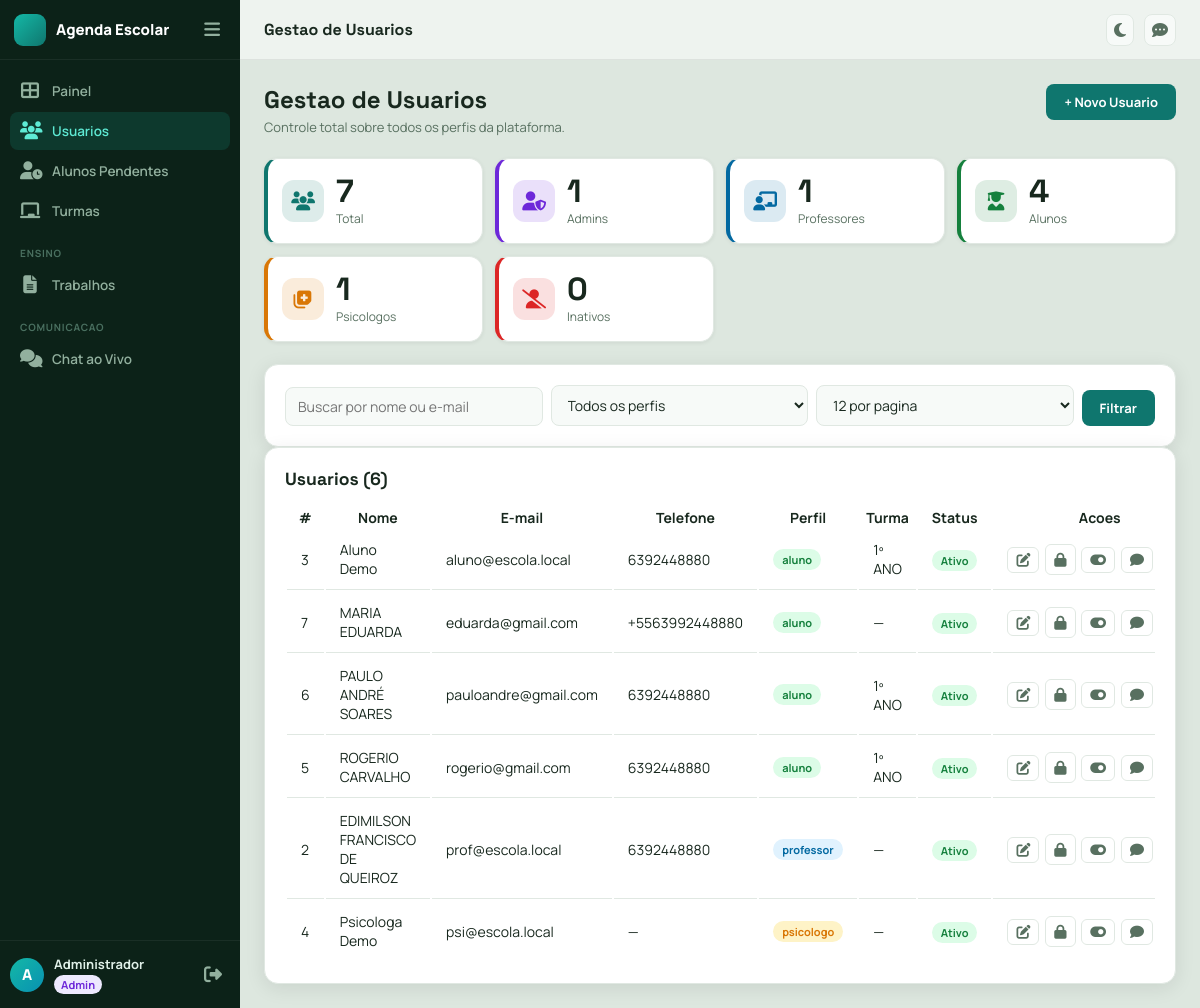
Page /admin/usuarios (signed in) on the committed database.
### app/models.py (models this page shows, shortened)
class TimestampMixin:
    created_at = db.Column(db.DateTime, default=datetime.utcnow, nullable=False)
    updated_at = db.Column(db.DateTime, default=datetime.utcnow, onupdate=datetime.utcnow, nullable=False)

class User(TimestampMixin, UserMixin, db.Model):
    __tablename__ = "users"
    id = db.Column(db.Integer, primary_key=True)
    full_name = db.Column(db.String(120), nullable=False)
    email = db.Column(db.String(120), unique=True, nullable=False, index=True)
    password_hash = db.Column(db.String(255), nullable=False)
    role = db.Column(db.String(20), nullable=False, index=True)
    is_active_user = db.Column(db.Boolean, default=True, nullable=False)
    is_approved = db.Column(db.Boolean, default=True, nullable=False)  # Para alunos auto-registrados
    can_chat = db.Column(db.Boolean, default=True, nullable=False)
    avatar = db.Column(db.String(255), nullable=True)
    crp_number = db.Column(db.String(30), nullable=True)
    phone = db.Column(db.String(20), nullable=False, default="")
    classroom_id = db.Column(db.Integer, db.ForeignKey("classrooms.id"), nullable=True)
    classroom = db.relationship("Classroom", back_populates="students")
    teaching_classrooms = db.relationship(
        "Classroom",
        secondary=teacher_classrooms,
        lazy=True,
        backref="teachers"
    )
    assignments_created = db.relationship("Assignment", back_populates="teacher", lazy=True)
    availabilities = db.relationship(
        "PsychologistAvailability",
        back_populates="psychologist",
        lazy=True,
        cascade="all, delete-orphan",
    )

class Classroom(TimestampMixin, db.Model):
    __tablename__ = "classrooms"
    id = db.Column(db.Integer, primary_key=True)
    name = db.Column(db.String(50), nullable=False)
    number = db.Column(db.String(20), nullable=True)
    school_year = db.Column(db.Integer, nullable=False)
    students = db.relationship("User", back_populates="classroom", lazy=True)
    assignments = db.relationship("Assignment", back_populates="classroom", lazy=True)

### app/core/routes.py (the view)
@core_bp.get("/admin/usuarios")
@login_required
@roles_required("admin")
def admin_users():
    search = request.args.get("q", "").strip()
    role_filter = request.args.get("role", "").strip()
    page, per_page = _read_pagination_params(default_per_page=12, max_per_page=50)
    query = User.query
    if search:
        query = query.filter(
            (User.full_name.ilike(f"%{search}%")) | (User.email.ilike(f"%{search}%"))
        )
    if role_filter and role_filter in VALID_ROLES:
        query = query.filter_by(role=role_filter)
    query = query.filter(User.role != "admin")
    users_pagination = query.order_by(User.role.asc(), User.full_name.asc()).paginate(
        page=page,
        per_page=per_page,
        error_out=False,
    )
    users = users_pagination.items
    classrooms = Classroom.query.order_by(Classroom.name.asc()).all()
    availability_map = {}
    for user in users:
        if user.role != "psicologo":
            continue
        availability_map[user.id] = {
            f"{a.weekday}_{a.period}": {
                "start": a.start_time.strftime("%H:%M"),
                "end": a.end_time.strftime("%H:%M"),
                "active": bool(a.is_active),
            }
            for a in user.availabilities
        }
    stats = {
        "total": User.query.count(),
        "admin": User.query.filter_by(role="admin").count(),
        "professor": User.query.filter_by(role="professor").count(),
        "aluno": User.query.filter_by(role="aluno").count(),
        "psicologo": User.query.filter_by(role="psicologo").count(),
        "inativos": User.query.filter_by(is_active_user=False).count(),
    }
    return render_template(
        "admin/users.html",
        users=users,
        classrooms=classrooms,
        stats=stats,
        search=search,
        role_filter=role_filter,
        users_pagination=users_pagination,
        availability_map=availability_map,
        weekdays=WEEKDAYS,
        periods=PERIODS,
    )

### app/__init__.py (called while the page is built)
@login_manager.user_loader
def load_user(user_id):
    return db.session.get(User, int(user_id))

### app/core/routes.py (called while the page is built)
def _read_pagination_params(default_per_page: int = 12, max_per_page: int = 100):
    page = request.args.get("page", 1, type=int)
    per_page = request.args.get("per_page", default_per_page, type=int)
    if page < 1:
        page = 1
    if per_page < 1:
        per_page = default_per_page
    if per_page > max_per_page:
        per_page = max_per_page
    return page, per_page

### app/security.py (called while the page is built)
def roles_required(*roles):
    def decorator(view_func):
        @wraps(view_func)
        def wrapped(*args, **kwargs):
            if not current_user.is_authenticated:
                abort(401)
            if current_user.role not in roles:
                abort(403)
            return view_func(*args, **kwargs)
        return wrapped
    return decorator

### app/templates/admin/users.html (shortened to what this page needs)
{% extends "base.html" %}
{% from "macros.html" import pagination %}
{% block page_title %}Gestao de Usuarios{% endblock %}
{% block content %}
<div class="reveal">
  <div class="page-header">
    <div>
      <h2>Gestao de Usuarios</h2>
      <p>Controle total sobre todos os perfis da plataforma.</p>
    </div>
    <button class="btn btn-primary" onclick="openModal('modal-novo')">+ Novo Usuario</button>
  </div>
  <div class="stats-grid reveal delay-1">
    <div class="stat-card">
      <div class="stat-icon"><i class="fa-solid fa-users"></i></div>
      <div class="stat-body">
        <span class="stat-value">{{ stats.total }}</span>
        <span class="stat-label">Total</span>
      </div>
    </div>
    <div class="stat-card stat-card--admin">
      <div class="stat-icon"><i class="fa-solid fa-user-shield"></i></div>
      <div class="stat-body">
        <span class="stat-value">{{ stats.admin }}</span>
        <span class="stat-label">Admins</span>
      </div>
    </div>
    <div class="stat-card stat-card--professor">
      <div class="stat-icon"><i class="fa-solid fa-chalkboard-user"></i></div>
      <div class="stat-body">
        <span class="stat-value">{{ stats.professor }}</span>
        <span class="stat-label">Professores</span>
      </div>
    </div>
    <div class="stat-card stat-card--aluno">
      <div class="stat-icon"><i class="fa-solid fa-user-graduate"></i></div>
      <div class="stat-body">
        <span class="stat-value">{{ stats.aluno }}</span>
        <span class="stat-label">Alunos</span>
      </div>
    </div>
    <div class="stat-card stat-card--psicologo">
      <div class="stat-icon"><i class="fa-solid fa-notes-medical"></i></div>
      <div class="stat-body">
        <span class="stat-value">{{ stats.psicologo }}</span>
        <span class="stat-label">Psicologos</span>
      </div>
    </div>
    <div class="stat-card stat-card--inativo">
      <div class="stat-icon"><i class="fa-solid fa-user-slash"></i></div>
      <div class="stat-body">
        <span class="stat-value">{{ stats.inativos }}</span>
        <span class="stat-label">Inativos</span>
      </div>
    </div>
  </div>
  <div class="panel reveal delay-2">
    <form class="admin-filter-form" method="get" action="{{ url_for('core.admin_users') }}">
      <input name="q" value="{{ search }}" placeholder="Buscar por nome ou e-mail">
      <select name="role">
        <option value="">Todos os perfis</option>
      </select>
      <select name="per_page">
        <option value="12" {% if users_pagination and users_pagination.per_page == 12 %}selected{% endif %}>12 por pagina</option>
      </select>
      <button class="btn btn-primary" type="submit">Filtrar</button>
    </form>
  </div>
  <div class="panel reveal delay-2">
    <div class="panel-title-row">
      <h2>Usuarios ({{ users_pagination.total if users_pagination else users|length }})</h2>
    </div>
    <div class="table-scroll">
      <table class="admin-table">
        <thead>
          <tr>
            <th>#</th>
            <th>Nome</th>
            <th>E-mail</th>
            <th>Telefone</th>
            <th>Perfil</th>
            <th>Turma</th>
            <th>Status</th>
            <th>Acoes</th>
          </tr>
        </thead>
        <tbody>
          {% for u in users %}
          <tr class="{{ 'row-inactive' if not u.is_active_user }}">
            <td>{{ u.id }}</td>
            <td>{{ u.full_name }}</td>
            <td>{{ u.email }}</td>
            <td>{{ u.phone or '—' }}</td>
            <td><span class="badge-role badge-{{ u.role }}">{{ u.role }}</span></td>
            <td>{{ u.classroom.name if u.classroom else '—' }}</td>
            <td>
              <span class="badge-status {{ 'badge-active' if u.is_active_user else 'badge-inactive' }}">
                {{ 'Ativo' if u.is_active_user else 'Inativo' }}
              </span>
            </td>
            <td class="action-cell">
              <button class="btn-icon edit-btn" title="Editar" data-user-id="{{ u.id }}" data-user-name="{{ u.full_name|e }}" data-user-email="{{ u.email|e }}" data-user-role="{{ u.role }}" data-user-classroom="{{ u.classroom_id or '' }}" data-user-teaching='{{ u.teaching_classrooms|map(attribute="id")|list|tojson }}' data-user-availability='{{ availability_map.get(u.id, {})|tojson }}' data-user-crp="{{ u.crp_number or '' }}" data-user-phone="{{ u.phone or '' }}" style="display:inline-flex;align-items:center;justify-content:center"><i class="fa-solid fa-pen-to-square"></i></button>
              <button class="btn-icon" title="Redefinir senha" onclick="openResetPwd({{ u.id }}, '{{ u.full_name|e }}')"><i class="fa-solid fa-lock"></i></button>
              <button class="btn-icon" title="{{ 'Desativar' if u.is_active_user else 'Ativar' }}" onclick="openToggleModal({{ u.id }}, '{{ u.full_name|e }}', {{ 'true' if u.is_active_user else 'false' }})" style="display:inline-flex;align-items:center;justify-content:center">{% if u.is_active_user %}<i class="fa-solid fa-toggle-on"></i>{% else %}<i class="fa-solid fa-toggle-off"></i>{% endif %}</button>
              {% if u.id != current_user.id %}
              <button class="btn-icon {% if not u.can_chat %}btn-icon--danger{% endif %}" title="{{ 'Desbloquear chat' if not u.can_chat else 'Bloquear chat' }}" onclick="openToggleChatModal({{ u.id }}, '{{ u.full_name|e }}', {{ 'true' if u.can_chat else 'false' }})" style="display:inline-flex;align-items:center;justify-content:center">{% if not u.can_chat %}<i class="fa-solid fa-comment-slash"></i>{% else %}<i class="fa-solid fa-comment"></i>{% endif %}</button>
              {% endif %}
            </td>
          </tr>
          {% else %}
          <tr><td colspan="8" class="empty">Nenhum usuario encontrado.</td></tr>
          {% endfor %}
        </tbody>
      </table>
    </div>
  </div>
</div>
{% endblock %}

### app/templates/base.html (shortened to what this page needs)
<!doctype html>
<html lang="pt-BR" data-theme="light">
<head>
  <link rel="stylesheet" href="{{ url_for('static', filename='css/styles.css') }}">
  <link rel="stylesheet" href="https://cdnjs.cloudflare.com/ajax/libs/font-awesome/6.7.2/css/all.min.css">
</head>
<body>
{% if current_user.is_authenticated %}
<aside class="sidebar" id="sidebar">
  <div class="sidebar-header">
    <div class="brand">
      <span class="brand-mark"></span>
      <span class="brand-name">Agenda Escolar</span>
    </div>
    <button class="sidebar-collapse-btn" id="sidebar-collapse-btn" title="Recolher menu">
      <i class="fa-solid fa-bars"></i>
    </button>
  </div>
  <nav class="sidebar-nav">
    <a href="{{ url_for('core.dashboard') }}"
       class="nav-item {% if request.endpoint == 'core.dashboard' %}nav-item--active{% endif %}">
      <i class="fa-solid fa-table-cells-large nav-icon"></i>
      <span class="nav-label">Painel
      </span>
    </a>
    {% if current_user.role == 'admin' %}
    <a href="{{ url_for('core.admin_users') }}"
       class="nav-item {% if request.endpoint == 'core.admin_users' %}nav-item--active{% endif %}">
      <i class="fa-solid fa-users nav-icon"></i>
      <span class="nav-label">Usuarios</span>
    </a>
    <a href="{{ url_for('core.admin_pending_students') }}"
       class="nav-item {% if request.endpoint == 'core.admin_pending_students' %}nav-item--active{% endif %}">
      <i class="fa-solid fa-user-clock nav-icon"></i>
      <span class="nav-label">Alunos Pendentes</span>
    </a>
    <a href="{{ url_for('core.admin_classrooms') }}"
       class="nav-item {% if request.endpoint == 'core.admin_classrooms' %}nav-item--active{% endif %}">
      <i class="fa-solid fa-chalkboard nav-icon"></i>
      <span class="nav-label">Turmas</span>
    </a>
    {% endif %}
    {% if current_user.role in ['professor', 'admin'] %}
    <div class="nav-section-label">Ensino</div>
    {% if current_user.role == 'admin' %}
    <a href="{{ url_for('core.admin_assignments') }}"
       class="nav-item {% if request.endpoint == 'core.admin_assignments' %}nav-item--active{% endif %}">
    {% else %}
    <a href="{{ url_for('core.professor_assignments') }}"
       class="nav-item {% if request.endpoint == 'core.professor_assignments' %}nav-item--active{% endif %}">
    {% endif %}
      <i class="fa-solid fa-file-lines nav-icon"></i>
      <span class="nav-label">{{ 'Trabalhos' if current_user.role == 'admin' else 'Agenda' }}</span>
    </a>
    {% endif %}
    <div class="nav-section-label">Comunicacao</div>
    <a href="{{ url_for('core.chat_page') }}"
       class="nav-item {% if request.endpoint == 'core.chat_page' %}nav-item--active{% endif %}">
      <i class="fa-solid fa-comments nav-icon"></i>
      <span class="nav-label">Chat ao Vivo</span>
    </a>
  </nav>
  <div class="sidebar-footer">
    <a href="{{ url_for('core.edit_profile') }}" class="sidebar-user" title="Editar perfil">
      {% if current_user.avatar %}
        <img src="{{ url_for('static', filename='uploads/avatars/' + current_user.avatar) }}" alt="Avatar" class="sidebar-user-avatar sidebar-user-avatar--img">
      {% else %}
        <div class="sidebar-user-avatar">{{ current_user.full_name[0]|upper }}</div>
      {% endif %}
      <div class="sidebar-user-info">
        <span class="sidebar-user-name">{{ current_user.full_name.split()[0] }}</span>
        <span class="sidebar-user-role badge-{{ current_user.role }}">{{ current_user.role|capitalize }}</span>
      </div>
    </a>
    <button type="button" class="sidebar-logout-btn" id="logout-btn" title="Sair">
      <i class="fa-solid fa-right-from-bracket"></i>
    </button>
  </div>
</aside>
<div class="main-wrapper" id="main-wrapper">
  <header class="topbar">
    <span class="topbar-title">{% block page_title %}Agenda Escolar{% endblock %}</span>
    <div class="topbar-right">
      <button class="theme-toggle-btn" id="theme-toggle" title="Alternar tema">
        <i class="fa-solid fa-moon icon-moon"></i>
      </button>
      <a href="{{ url_for('core.chat_page') }}" class="theme-toggle-btn chat-nav-btn" id="chat-toggle-link" title="Chat ao vivo">
        <i class="fa-solid fa-comment-dots"></i>
      </a>
    </div>
  </header>
  <main class="page-content">
    {% block content %}{% endblock %}
  </main>
</div>
{% else %}
<main class="page-auth">
  {% block auth_content %}{% endblock %}
</main>
{% endif %}
  {% if current_user.is_authenticated %}
  {% set app_user = {
    'id': current_user.id,
    'name': current_user.full_name,
    'role': current_user.role
  } %}
  {% else %}
  {% set app_user = None %}
  {% endif %}
</body>
</html>

### rows in the picture
User: role "Trabalhos", full_name "A", full_name "Administrador", role "Admin"
User: id "3", full_name "Aluno Demo", email "aluno@escola.local", phone "6392448880", role "aluno", classroom "1º ANO", is_active_user "Ativo", can_chat True (drawn)
User: id "7", full_name "MARIA EDUARDA", email "eduarda@gmail.com", phone "+5563992448880", role "aluno", classroom "—", is_active_user "Ativo", can_chat True (drawn)
User: id "6", full_name "PAULO ANDRÉ SOARES", email "pauloandre@gmail.com", phone "6392448880", role "aluno", classroom "1º ANO", is_active_user "Ativo", can_chat True (drawn)
User: id "5", full_name "ROGERIO CARVALHO", email "rogerio@gmail.com", phone "6392448880", role "aluno", classroom "1º ANO", is_active_user "Ativo", can_chat True (drawn)
User: id "2", full_name "EDIMILSON FRANCISCO DE QUEIROZ", email "prof@escola.local", phone "6392448880", role "professor", classroom "—", is_active_user "Ativo", can_chat True (drawn)
User: id "4", full_name "Psicologa Demo", email "psi@escola.local", phone "—", role "psicologo", classroom "—", is_active_user "Ativo", can_chat True (drawn)

### other values in the picture
{{ stats.total }} "7"
{{ stats.admin }} "1"
{{ stats.professor }} "1"
{{ stats.aluno }} "4"
{{ stats.psicologo }} "1"
{{ stats.inativos }} "0"
{{ users_pagination.total if users_pagination else users|length }} "6"
